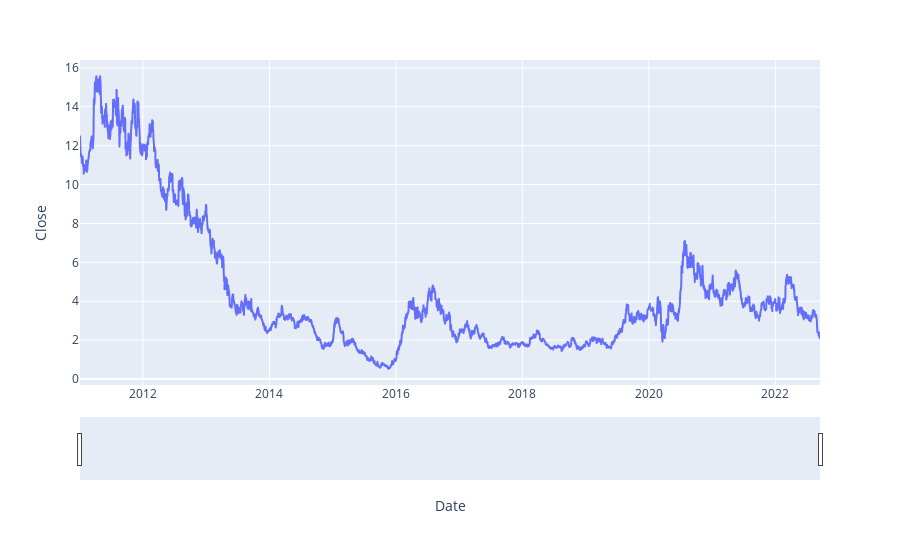

This figure's notebook cell:
### Code cell
fig = px.line(df, x='Date', y='Close')
fig.update_xaxes(rangeslider_visible=True)
fig.show()

### Figure 1 — Plotly figure (JSON) as saved in the notebook; plotly's stock layout.template omitted (floating-point values rounded to 4 significant figures; data arrays with more than 128 entries replaced by an {"elided": "..."} marker saying what was removed)
{"data": [{"hovertemplate": "Date=%{x}<br>Close=%{y}<extra></extra>", "legendgroup": "", "line": {"color": "#636efa", "dash": "solid"}, "marker": {"symbol": "circle"}, "mode": "lines", "name": "", "showlegend": false, "type": "scattergl", "x": {"elided": "2947 str values"}, "xaxis": "x", "y": {"elided": "2947 float values"}, "yaxis": "y"}], "layout": {"legend": {"tracegroupgap": 0}, "margin": {"t": 60}, "xaxis": {"anchor": "y", "domain": [0, 1], "rangeslider": {"visible": true}, "title": {"text": "Date"}}, "yaxis": {"anchor": "x", "domain": [0, 1], "title": {"text": "Close"}}}}
